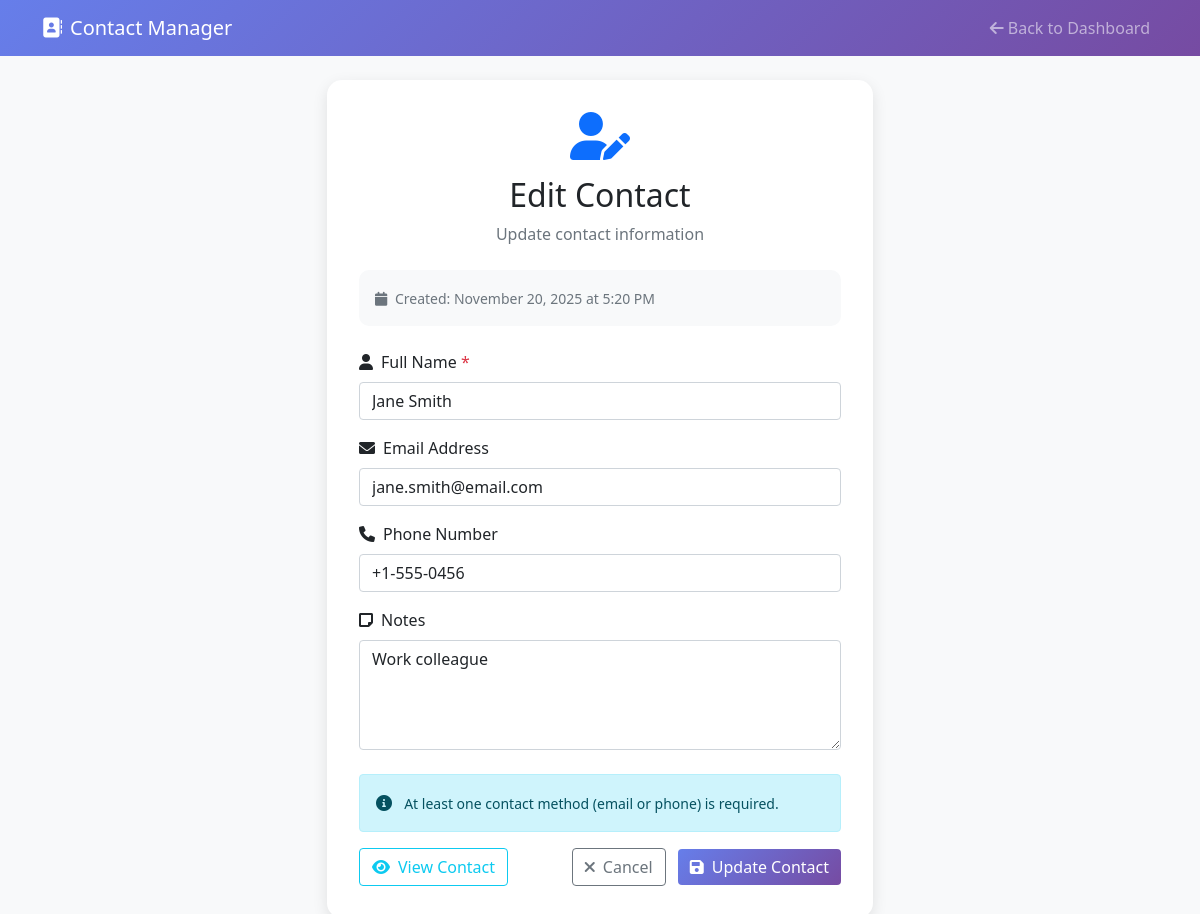
Page /edit_contact.php?id=2 (signed in) on the committed database.
### tables this page shows
CREATE TABLE IF NOT EXISTS contacts (
    id INT AUTO_INCREMENT PRIMARY KEY,
    user_id INT NOT NULL,
    name VARCHAR(100) NOT NULL,
    email VARCHAR(100),
    phone VARCHAR(20),
    notes TEXT,
    created_at TIMESTAMP DEFAULT CURRENT_TIMESTAMP,
    updated_at TIMESTAMP DEFAULT CURRENT_TIMESTAMP ON UPDATE CURRENT_TIMESTAMP,
    FOREIGN KEY (user_id) REFERENCES users(id) ON DELETE CASCADE,
    INDEX idx_user_id (user_id),
    INDEX idx_name (name),
    INDEX idx_email (email)
);

### models/Contact.php (called while the page is built, shortened)
<?php
class Contact {
    private $conn;
    private $table_name = "contacts";
    public function __construct($db) {
        $this->conn = $db;
    }
    public function readOne($id, $user_id) {
        $query = "SELECT id, name, email, phone, notes, created_at, updated_at
                  FROM " . $this->table_name . "
                  WHERE id = :id AND user_id = :user_id
                  LIMIT 1";
        $stmt = $this->conn->prepare($query);
        $stmt->bindParam(":id", $id);
        $stmt->bindParam(":user_id", $user_id);
        $stmt->execute();
        if($stmt->rowCount() > 0) {
            $row = $stmt->fetch();
            $this->id = $row['id'];
            $this->name = $row['name'];
            $this->email = $row['email'];
            $this->phone = $row['phone'];
            $this->notes = $row['notes'];
            $this->created_at = $row['created_at'];
            return true;
        }
        return false;
    }
}
?>

### config/session.php (called while the page is built, shortened)
<?php
function isLoggedIn() {
    return isset($_SESSION['user_id']) && !empty($_SESSION['user_id']);
}
function getCurrentUserId() {
    return isLoggedIn() ? $_SESSION['user_id'] : null;
}
?>

### edit_contact.php (the view, shortened to what this page needs)
<?php
require_once 'config/session.php';
require_once 'models/Contact.php';
$database = new Database();
$db = $database->getConnection();
$contact = new Contact($db);
$current_user_id = getCurrentUserId();
$contact_id = $_GET['id'] ?? 0;
if (!$contact->readOne($contact_id, $current_user_id)) {
    header("Location: dashboard.php");
    exit();
}
?>
<!DOCTYPE html>
<html lang="en">
<head>
    <link href="https://cdn.jsdelivr.net/npm/bootstrap@5.1.3/dist/css/bootstrap.min.css" rel="stylesheet">
    <link href="https://cdnjs.cloudflare.com/ajax/libs/font-awesome/6.0.0/css/all.min.css" rel="stylesheet">
</head>
<body>
    <nav class="navbar navbar-expand-lg navbar-dark">
        <div class="container">
            <a class="navbar-brand" href="dashboard.php">
                <i class="fas fa-address-book me-2"></i>Contact Manager
            </a>
            <div class="navbar-nav ms-auto">
                <a class="nav-link" href="dashboard.php">
                    <i class="fas fa-arrow-left me-1"></i>Back to Dashboard
                </a>
            </div>
        </div>
    </nav>
    <div class="container mt-4">
        <div class="row justify-content-center">
            <div class="col-md-8 col-lg-6">
                <div class="form-container">
                    <div class="text-center mb-4">
                        <i class="fas fa-user-edit fa-3x text-primary mb-3"></i>
                        <h2>Edit Contact</h2>
                        <p class="text-muted">Update contact information</p>
                    </div>
                    <div class="contact-info">
                        <small class="text-muted">
                            <i class="fas fa-calendar me-1"></i>
                            Created: <?php echo date('F j, Y \a\t g:i A', strtotime($contact->created_at)); ?>
                        </small>
                    </div>
                    <form method="POST" action="">
                        <div class="mb-3">
                            <label for="name" class="form-label">
                                <i class="fas fa-user me-2"></i>Full Name <span class="text-danger">*</span>
                            </label>
                            <input type="text" class="form-control" id="name" name="name"
                                   value="<?php echo htmlspecialchars($_POST['name'] ?? $contact->name); ?>"
                                   placeholder="Enter full name" required>
                        </div>
                        <div class="mb-3">
                            <label for="email" class="form-label">
                                <i class="fas fa-envelope me-2"></i>Email Address
                            </label>
                            <input type="email" class="form-control" id="email" name="email"
                                   value="<?php echo htmlspecialchars($_POST['email'] ?? $contact->email); ?>"
                                   placeholder="Enter email address">
                        </div>
                        <div class="mb-3">
                            <label for="phone" class="form-label">
                                <i class="fas fa-phone me-2"></i>Phone Number
                            </label>
                            <input type="tel" class="form-control" id="phone" name="phone"
                                   value="<?php echo htmlspecialchars($_POST['phone'] ?? $contact->phone); ?>"
                                   placeholder="Enter phone number">
                        </div>
                        <div class="mb-4">
                            <label for="notes" class="form-label">
                                <i class="fas fa-sticky-note me-2"></i>Notes
                            </label>
                            <textarea class="form-control" id="notes" name="notes" rows="4"
                                      placeholder="Add any additional notes about this contact"><?php echo htmlspecialchars($_POST['notes'] ?? $contact->notes); ?></textarea>
                        </div>
                        <div class="alert alert-info" role="alert">
                            <i class="fas fa-info-circle me-2"></i>
                            <small>At least one contact method (email or phone) is required.</small>
                        </div>
                        <div class="d-grid gap-2 d-md-flex justify-content-md-between">
                            <a href="view_contact.php?id=<?php echo $contact->id; ?>" class="btn btn-outline-info">
                                <i class="fas fa-eye me-2"></i>View Contact
                            </a>
                            <div>
                                <a href="dashboard.php" class="btn btn-outline-secondary me-2">
                                    <i class="fas fa-times me-2"></i>Cancel
                                </a>
                                <button type="submit" class="btn btn-primary">
                                    <i class="fas fa-save me-2"></i>Update Contact
                                </button>
                            </div>
                        </div>
                    </form>
                </div>
            </div>
        </div>
    </div>
</body>
</html>

### edit_contact.php (style rules this page uses)
body { background-color: #f8f9fa; }
.navbar { background: linear-gradient(135deg, #667eea 0%, #764ba2 100%); }
.form-container { background: white; border-radius: 15px; box-shadow: 0 5px 15px rgba(0,0,0,0.1); padding: 2rem; }
.btn-primary { background: linear-gradient(135deg, #667eea 0%, #764ba2 100%); border: none; }
.contact-info { background: #f8f9fa; border-radius: 10px; padding: 1rem; margin-bottom: 1.5rem; }

### rows in the picture
contacts: created_at "November 20, 2025 at 5:20 PM", name "Jane Smith", email "jane.smith@email.com", phone "+1-555-0456", notes "Work colleague"
